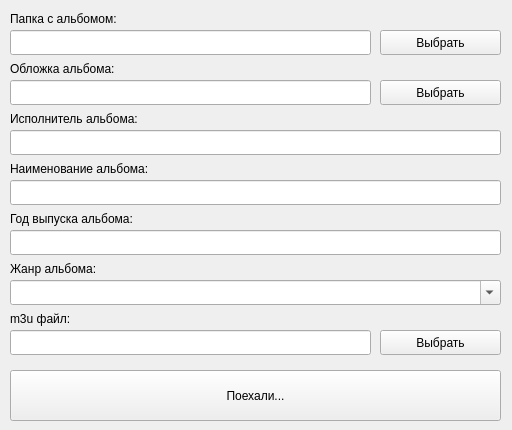
<?xml version="1.0" encoding="UTF-8"?>
<ui version="4.0">
 <class>Form</class>
 <widget class="QWidget" name="Form">
  <property name="geometry">
   <rect>
    <x>0</x>
    <y>0</y>
    <width>512</width>
    <height>430</height>
   </rect>
  </property>
  <property name="minimumSize">
   <size>
    <width>512</width>
    <height>430</height>
   </size>
  </property>
  <property name="maximumSize">
   <size>
    <width>512</width>
    <height>430</height>
   </size>
  </property>
  <property name="windowTitle">
   <string>Mp3-Tagger</string>
  </property>
  <widget class="QLabel" name="folderAlbum_label">
   <property name="geometry">
    <rect>
     <x>10</x>
     <y>10</y>
     <width>141</width>
     <height>17</height>
    </rect>
   </property>
   <property name="text">
    <string>Папка с альбомом:</string>
   </property>
  </widget>
  <widget class="QLineEdit" name="folderAlbum_lineEdit">
   <property name="geometry">
    <rect>
     <x>10</x>
     <y>30</y>
     <width>361</width>
     <height>25</height>
    </rect>
   </property>
  </widget>
  <widget class="QPushButton" name="folderAlbum_button">
   <property name="geometry">
    <rect>
     <x>380</x>
     <y>30</y>
     <width>121</width>
     <height>25</height>
    </rect>
   </property>
   <property name="text">
    <string>Выбрать</string>
   </property>
  </widget>
  <widget class="QLineEdit" name="coverAlbum_lineEdit">
   <property name="geometry">
    <rect>
     <x>10</x>
     <y>80</y>
     <width>361</width>
     <height>25</height>
    </rect>
   </property>
  </widget>
  <widget class="QPushButton" name="coverAlbum_button">
   <property name="geometry">
    <rect>
     <x>380</x>
     <y>80</y>
     <width>121</width>
     <height>25</height>
    </rect>
   </property>
   <property name="text">
    <string>Выбрать</string>
   </property>
  </widget>
  <widget class="QLabel" name="coverAlbum_label">
   <property name="geometry">
    <rect>
     <x>10</x>
     <y>60</y>
     <width>141</width>
     <height>17</height>
    </rect>
   </property>
   <property name="text">
    <string>Обложка альбома:</string>
   </property>
  </widget>
  <widget class="QLineEdit" name="artistAlbum_lineEdit">
   <property name="geometry">
    <rect>
     <x>10</x>
     <y>130</y>
     <width>491</width>
     <height>25</height>
    </rect>
   </property>
  </widget>
  <widget class="QLabel" name="artist_label">
   <property name="geometry">
    <rect>
     <x>10</x>
     <y>110</y>
     <width>171</width>
     <height>17</height>
    </rect>
   </property>
   <property name="text">
    <string>Исполнитель альбома:</string>
   </property>
  </widget>
  <widget class="QLineEdit" name="nameAlbum_lineEdit">
   <property name="geometry">
    <rect>
     <x>10</x>
     <y>180</y>
     <width>491</width>
     <height>25</height>
    </rect>
   </property>
  </widget>
  <widget class="QLabel" name="albumname_label">
   <property name="geometry">
    <rect>
     <x>10</x>
     <y>160</y>
     <width>181</width>
     <height>17</height>
    </rect>
   </property>
   <property name="text">
    <string>Наименование альбома:</string>
   </property>
  </widget>
  <widget class="QLabel" name="genre_label">
   <property name="geometry">
    <rect>
     <x>10</x>
     <y>260</y>
     <width>111</width>
     <height>17</height>
    </rect>
   </property>
   <property name="text">
    <string>Жанр альбома:</string>
   </property>
  </widget>
  <widget class="QLabel" name="yearAlbum_label">
   <property name="geometry">
    <rect>
     <x>10</x>
     <y>210</y>
     <width>161</width>
     <height>17</height>
    </rect>
   </property>
   <property name="text">
    <string>Год выпуска альбома:</string>
   </property>
  </widget>
  <widget class="QLineEdit" name="yearAlbum_lineEdit">
   <property name="geometry">
    <rect>
     <x>10</x>
     <y>230</y>
     <width>491</width>
     <height>25</height>
    </rect>
   </property>
  </widget>
  <widget class="QPushButton" name="m3u_button">
   <property name="geometry">
    <rect>
     <x>380</x>
     <y>330</y>
     <width>121</width>
     <height>25</height>
    </rect>
   </property>
   <property name="text">
    <string>Выбрать</string>
   </property>
  </widget>
  <widget class="QLineEdit" name="m3u_lineEdit">
   <property name="geometry">
    <rect>
     <x>10</x>
     <y>330</y>
     <width>361</width>
     <height>25</height>
    </rect>
   </property>
  </widget>
  <widget class="QLabel" name="m3u_label">
   <property name="geometry">
    <rect>
     <x>10</x>
     <y>310</y>
     <width>181</width>
     <height>17</height>
    </rect>
   </property>
   <property name="text">
    <string>m3u файл:</string>
   </property>
  </widget>
  <widget class="QPushButton" name="result_button">
   <property name="geometry">
    <rect>
     <x>10</x>
     <y>370</y>
     <width>491</width>
     <height>51</height>
    </rect>
   </property>
   <property name="text">
    <string>Поехали...</string>
   </property>
  </widget>
  <widget class="QComboBox" name="genre_combobox">
   <property name="geometry">
    <rect>
     <x>10</x>
     <y>280</y>
     <width>491</width>
     <height>25</height>
    </rect>
   </property>
   <property name="editable">
    <bool>true</bool>
   </property>
  </widget>
 </widget>
 <resources/>
 <connections/>
</ui>
